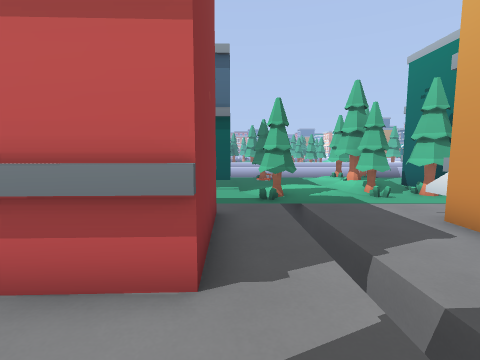
[1] (above)

24 first-person views from a walk through a Godot game level. The camera is 1.4 m above the floor, tilts 6° down and sees 85° across. The floor is counted in squares, 1 m on a side. Each view is taken from the middle of a square. On the plan, view 1 faces up. The plan holds only what a view shows up to about 13 squares ahead; the rest is blank. The place goes on beyond the plan.

[2]
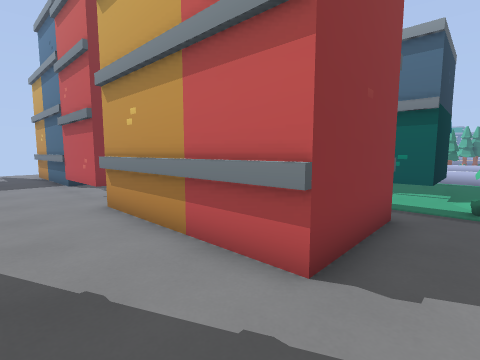

[3]
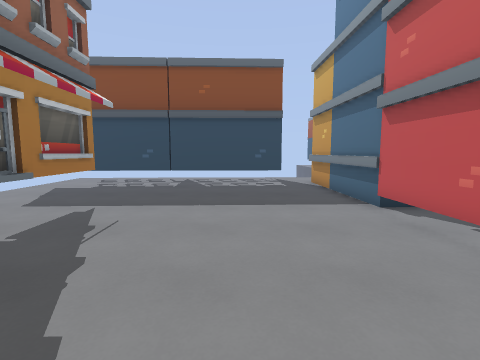

[4]
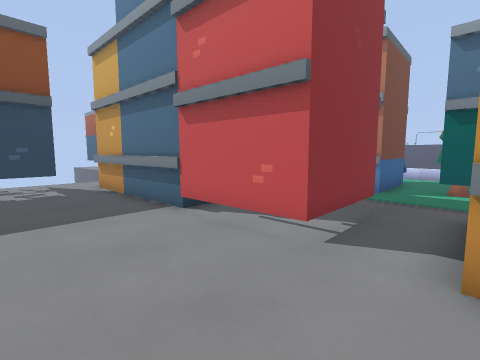

[5]
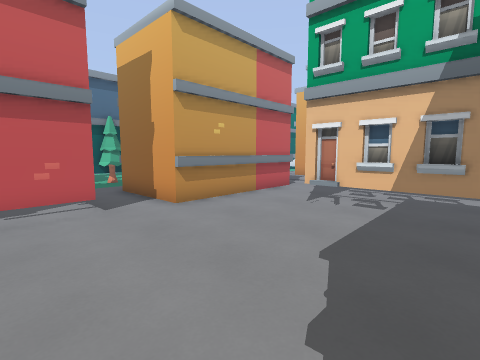

[6]
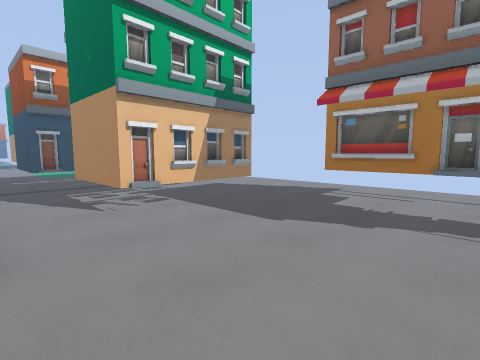

[7]
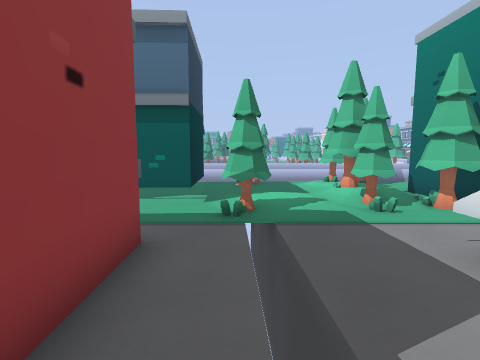

[8]
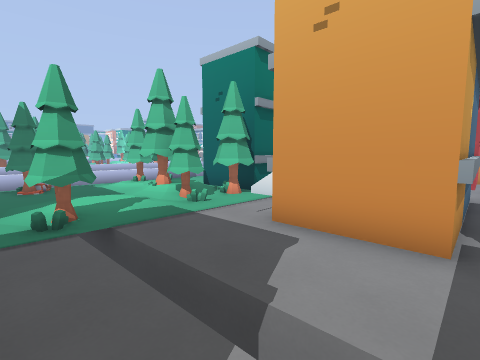

[9]
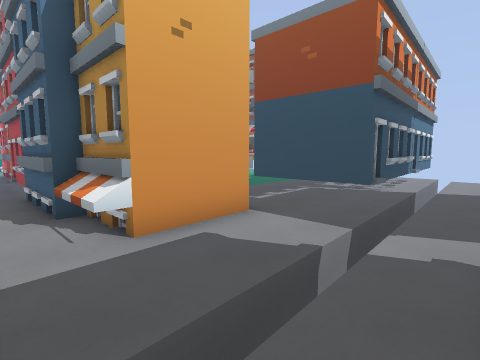

[10]
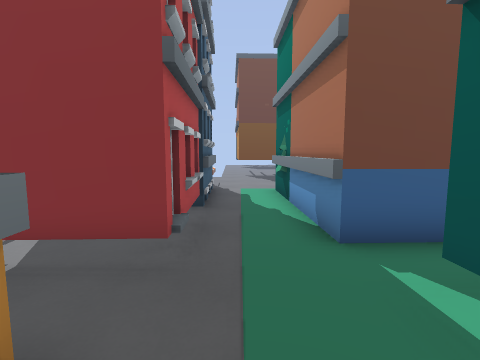

[11]
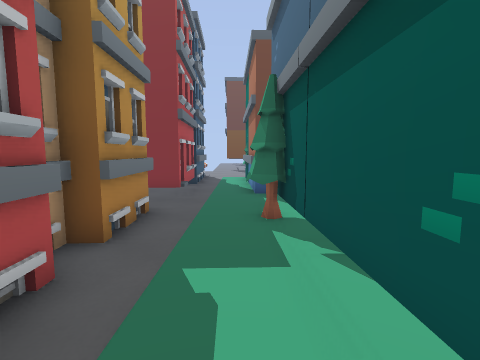

[12]
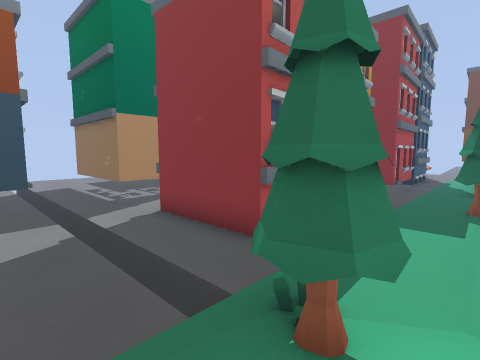

[13]
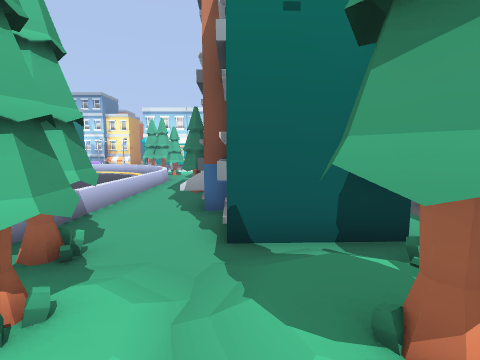

[14]
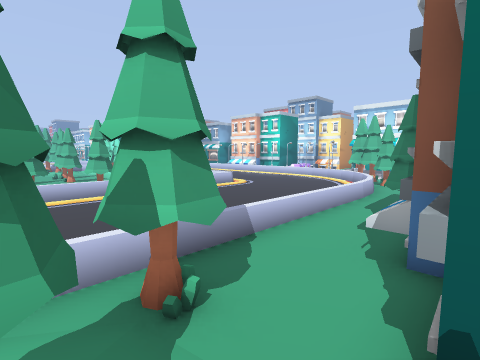

[15]
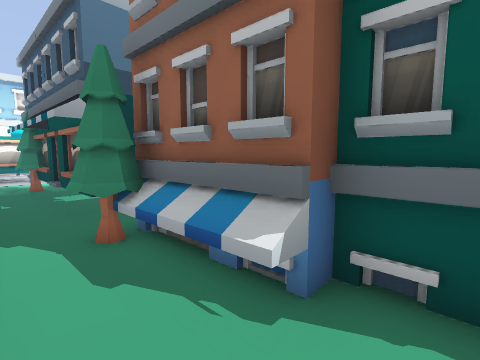

[16]
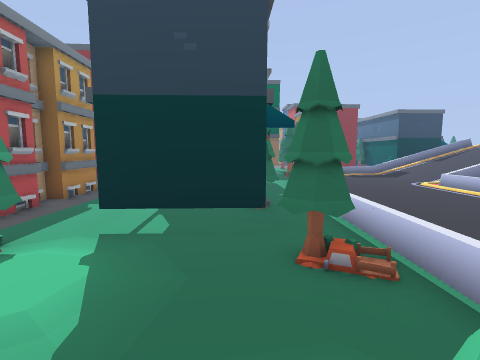

[17]
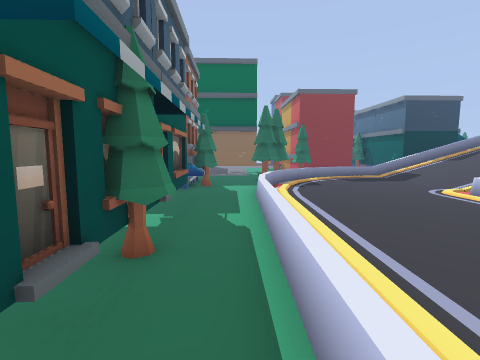

[18]
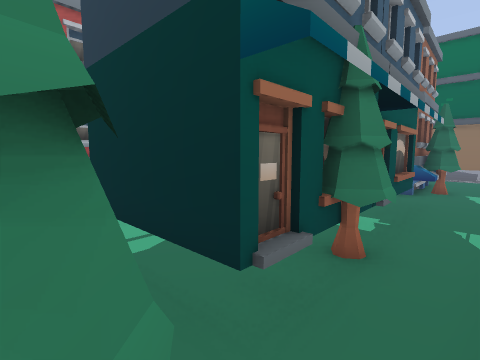

[19]
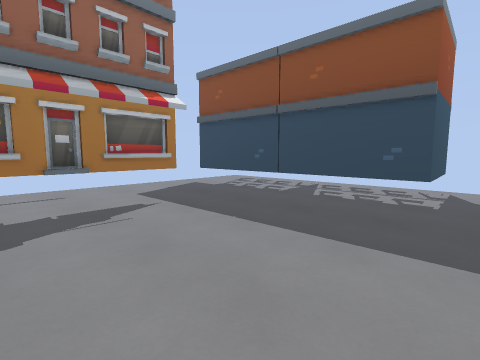

[20]
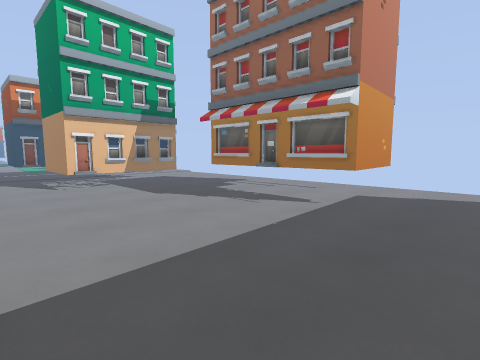

[21]
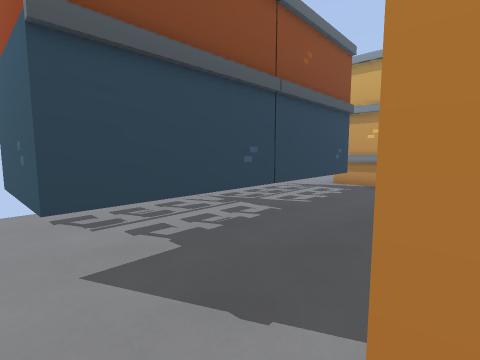

[22]
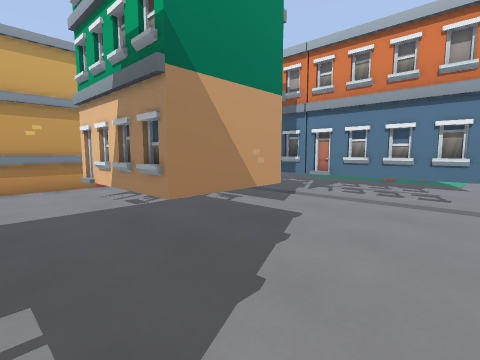

[23]
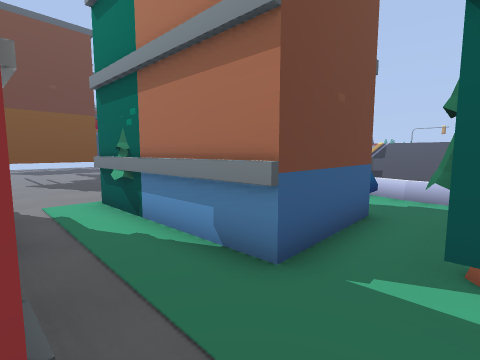

[24]
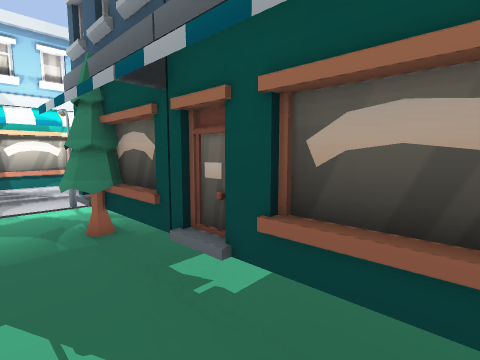

### Floor plan
Key: @ floor where view 1 was taken; # wall or solid block; x gap in a wall; . main floor; : floor 0.25 m higher than the main floor; / step, stairs or slope; = window, fence, low wall or low ledge; ^ raised ledge; T thing the floor can be seen under or through.
Columns run from 22 left of view 1 to 21 right of it. Each row starts with its distance up from view 1.
 19           ...........       ..    ....
 18           ............      ..   ......
 17           =............     ..   ......
 16           #=...........                 =
 15           #.=============================#
 14           ..................##..............
 13       #.....#......##..#..:###....##......#.
 12       #...####.#######....::...#####.#######
 11              #.#     #....///###     #
 10 #..          #.#     #..::##/#
  9 #......  #####.#######..::####
  8 #.......##.............#....###
  7 #......................x..........
  6     .^^########.######. ...^^#######..##
  5               #.###  #.. .####
  4               #.# #  #.. .####
  3    ..##########.######.. ..#######
  2    .............###..... .........
  1    ...........................
  0   ##TTT.............TT@.#=TT..
 -1       T...........T=.T..#   ..
 -2       T...........TT.T..#   ...
 -3       T...........TT.T..##  ...
 -4       T...........TT..T.##   .
 -5       #...TTTTTT...TTT..TT   .
 -6       #...T     ........TT   .
 -7       #...T     ........TT   ..
 -8    ####...T     ........TT   ..
 -9    ..................

Positions as (right, up) in squares from view 1, and headings:
1: (0, 0), facing up
2: (1, 0), facing up-left
3: (-5, -1), facing left
4: (-6, -1), facing up-left
5: (-10, -4), facing up-right
6: (-10, 2), facing down-right
7: (1, 2), facing up
8: (0, 2), facing up-right
9: (0, 7), facing down-right
10: (-5, 7), facing left
11: (0, 8), facing left
12: (3, 9), facing down-left
13: (3, 11), facing right
14: (5, 11), facing up-right
15: (8, 14), facing down-right
16: (5, 12), facing left
17: (1, 14), facing left
18: (1, 14), facing down-left
19: (-8, 2), facing down-left
20: (-15, 2), facing down-right
21: (-12, -9), facing up-left
22: (-6, -9), facing up-right
23: (-7, 6), facing up-left
24: (15, 14), facing down-right
